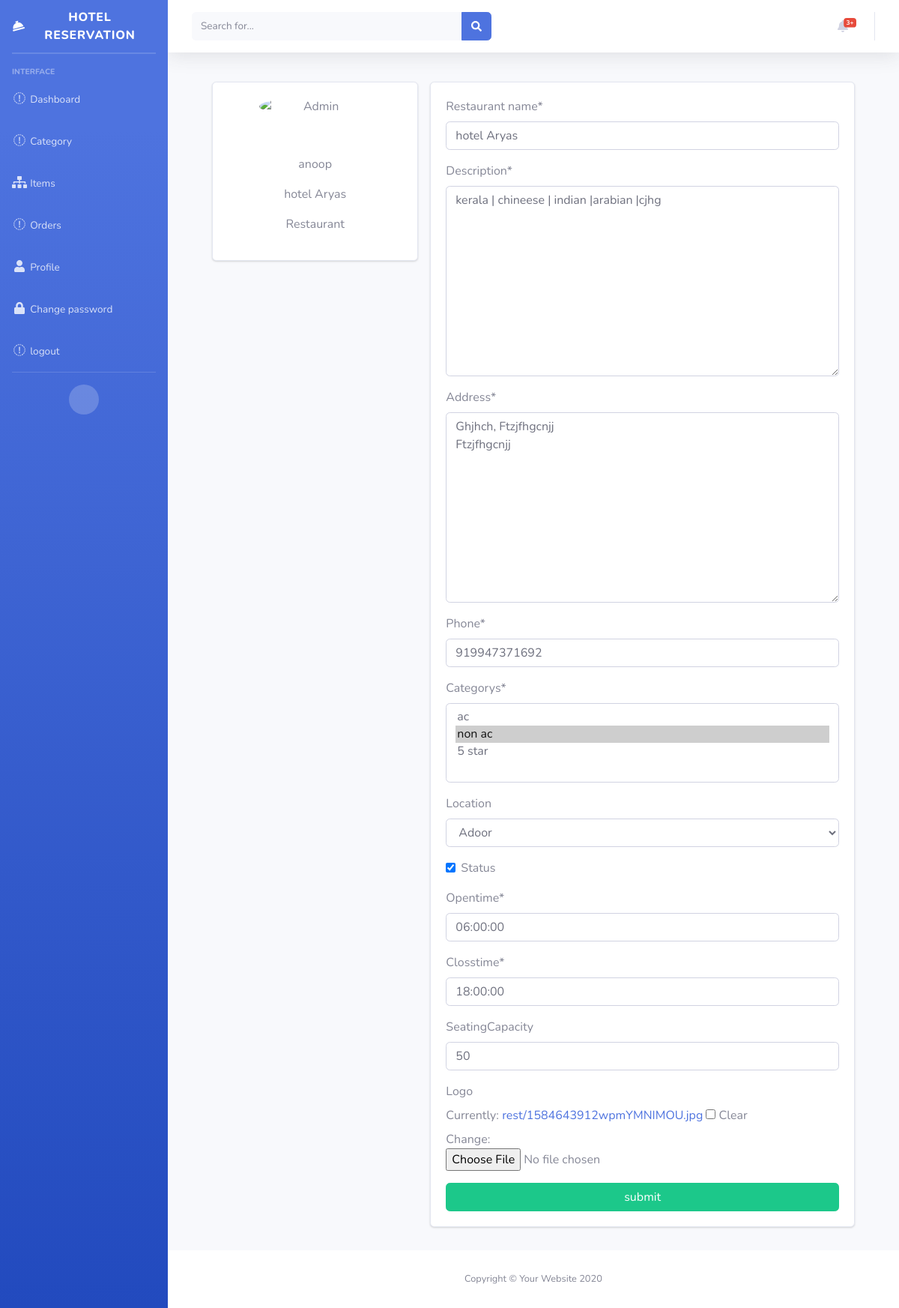
The page /user/profile/ (signed in) on the database as committed earlier.
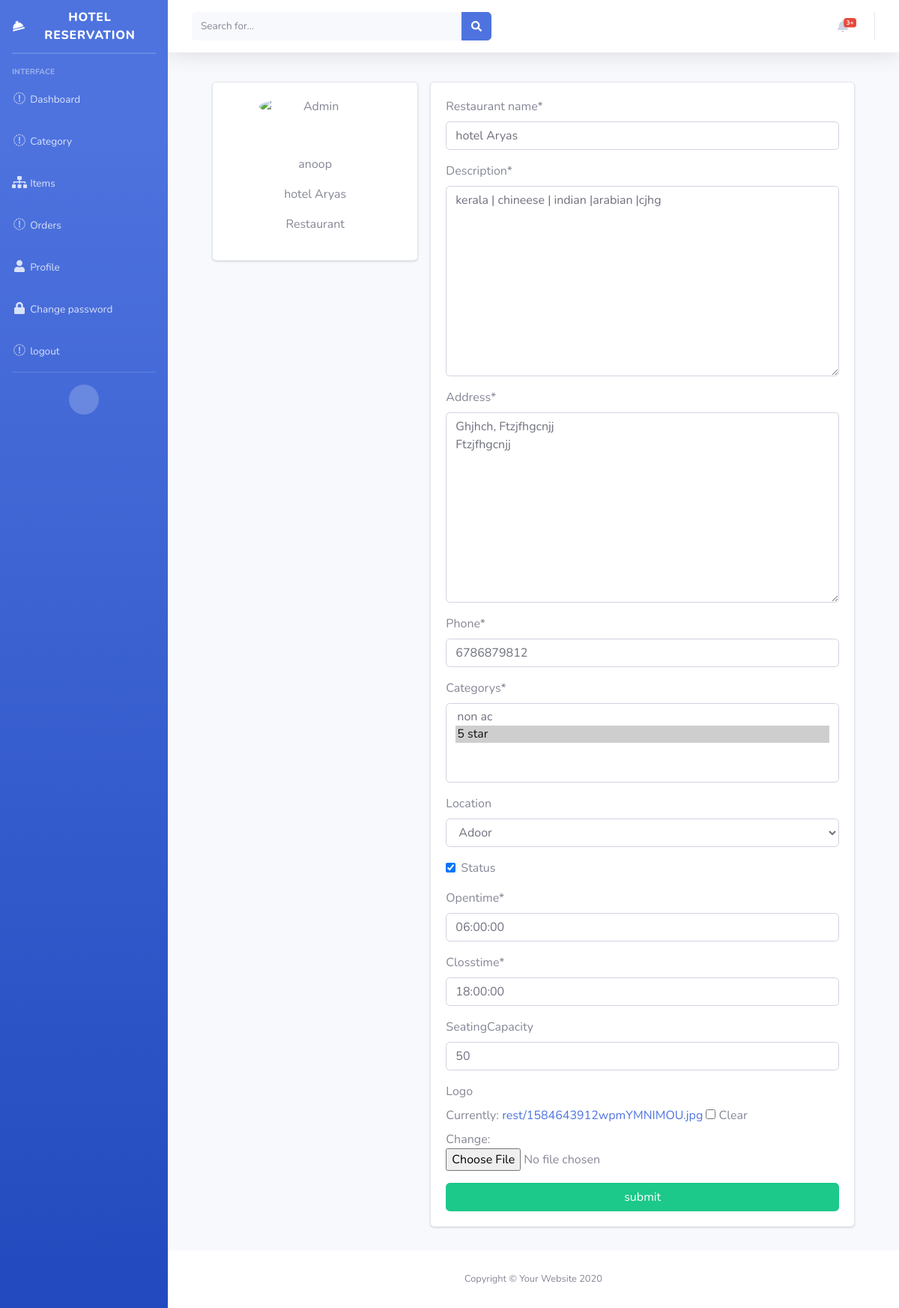
The same page on the database as committed later.
### restaurant/models.py (models this page shows, shortened)
class Restaurant(models.Model):
    phone_regex = RegexValidator(
        regex=r'^\+?1?\d{10,10}$', message="Phone must be in the format: '+999999999'.Please enter 10 digits mobile number.")
    name = models.CharField(max_length=100, verbose_name="Restaurant name")
    description = models.TextField()
    address = models.TextField()
    phone = models.CharField(validators=[phone_regex], max_length=10)
    categorys = models.ManyToManyField(RestCategory)
    location = models.ForeignKey(
        Location, on_delete=models.SET_NULL, blank=True, null=True)
    status = models.BooleanField(default=False)
    opentime = models.TimeField()
    closstime = models.TimeField()
    seatingCapacity = models.IntegerField(blank=True, null=True)
    user = models.OneToOneField(
        User, on_delete=models.CASCADE, blank=True, null=True)
    slug = models.SlugField(unique=True, blank=True, null=True)
    logo = models.ImageField(upload_to='rest/', blank=True, null=True)

class RestCategory(models.Model):
    name = models.CharField(max_length=10)
    def __str__(self):
        return self.name

class Location(models.Model):
    name = models.CharField(max_length=50, verbose_name="Location name")
    desc = models.TextField(blank=True, null=True, verbose_name="description")
    def __str__(self):
        return self.name

### customer/views.py (the view, shortened to what this page needs)
# urls.py: path('user/profile/', views.ProfileView.as_view(), name="user-profile")
@method_decorator(decorator, name='dispatch')
class ProfileView(View):
    def get(self, request):
        try:
            if request.user.is_superuser:
                context = {
                    "form": UserForm(instance=request.user)
                }
                return render(request, "profile/detail.html", context)
            else:
                context = {
                    "form": RestUserForm(instance=request.user.restaurant)
                }
                return render(request, "profile/detail.html", context)
        except:
            return render(request, "profile/detail.html")

### customer/forms.py
class RestUserForm(forms.ModelForm):
    class Meta:
        model = Restaurant
        exclude = ['user', 'slug', 'lat', 'log']

### customer/templates/profile/detail.html (shortened to what this page needs)
{% extends 'booking/basedetail.html' %} {% load crispy_forms_tags %}
{%block body %}
<div class="container">
  <div class="main-body">
    <div class="row gutters-sm">
      <div class="col-md-4 mb-3">
        <div class="card">
          <div class="card-body">
            <div class="d-flex flex-column align-items-center text-center">
              <img src="https://bootdey.com/img/Content/avatar/avatar7.png" alt="Admin" class="rounded-circle"
                width="150" />
              <div class="mt-3">
                <h4>
                </h4>
                <p class="text-muted font-size-sm">{{request.user.username}}</p>
                <p class="text-muted font-size-sm">
                  {{request.user.restaurant.name}}
                </p>
                {% if not request.user.is_superuser and user.is_staff %}
                <p class="text-muted font-size-sm">Restaurant</p>
                {% elif request.user.is_superuser %}
                <p class="text-muted font-size-sm">Admin</p>
                {%else%} &nbsp; {% endif %}
              </div>
            </div>
          </div>
        </div>
      </div>
      <div class="col-md-8">
        <div class="card mb-3">
          <div class="card-body">
            <form method="post">
              {% csrf_token %} {{ form|crispy }}
              <input type="submit" value="submit" class="btn btn-block btn-success" />
            </form>
          </div>
        </div>
      </div>
    </div>
  </div>
</div>
{% endblock body %}

Rows that differ between the two databases and show on the page:
changed Restaurant "kerala | chineese | indian |arabian |cjhg": phone "919947371692" → "6786879812"
Other text that changed with them:
form field categorys: "ac / non ac ☑ / 5 star" → "non ac / 5 star ☑"
